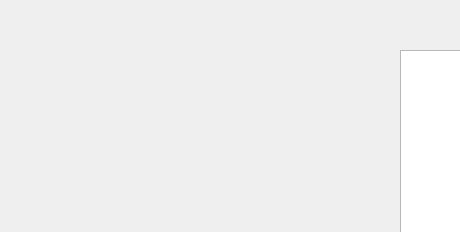
<?xml version="1.0" encoding="UTF-8"?>
<ui version="4.0">
 <class>ShutDownWindow</class>
 <widget class="QDialog" name="ShutDownWindow">
  <property name="geometry">
   <rect>
    <x>400</x>
    <y>50</y>
    <width>460</width>
    <height>232</height>
   </rect>
  </property>
  <property name="windowTitle">
   <string>Title</string>
  </property>
  <widget class="QGraphicsView" name="gv_shutdown">
   <property name="geometry">
    <rect>
     <x>400</x>
     <y>50</y>
     <width>460</width>
     <height>232</height>
    </rect>
   </property>
  </widget>
 </widget>
 <resources/>
 <connections/>
</ui>
